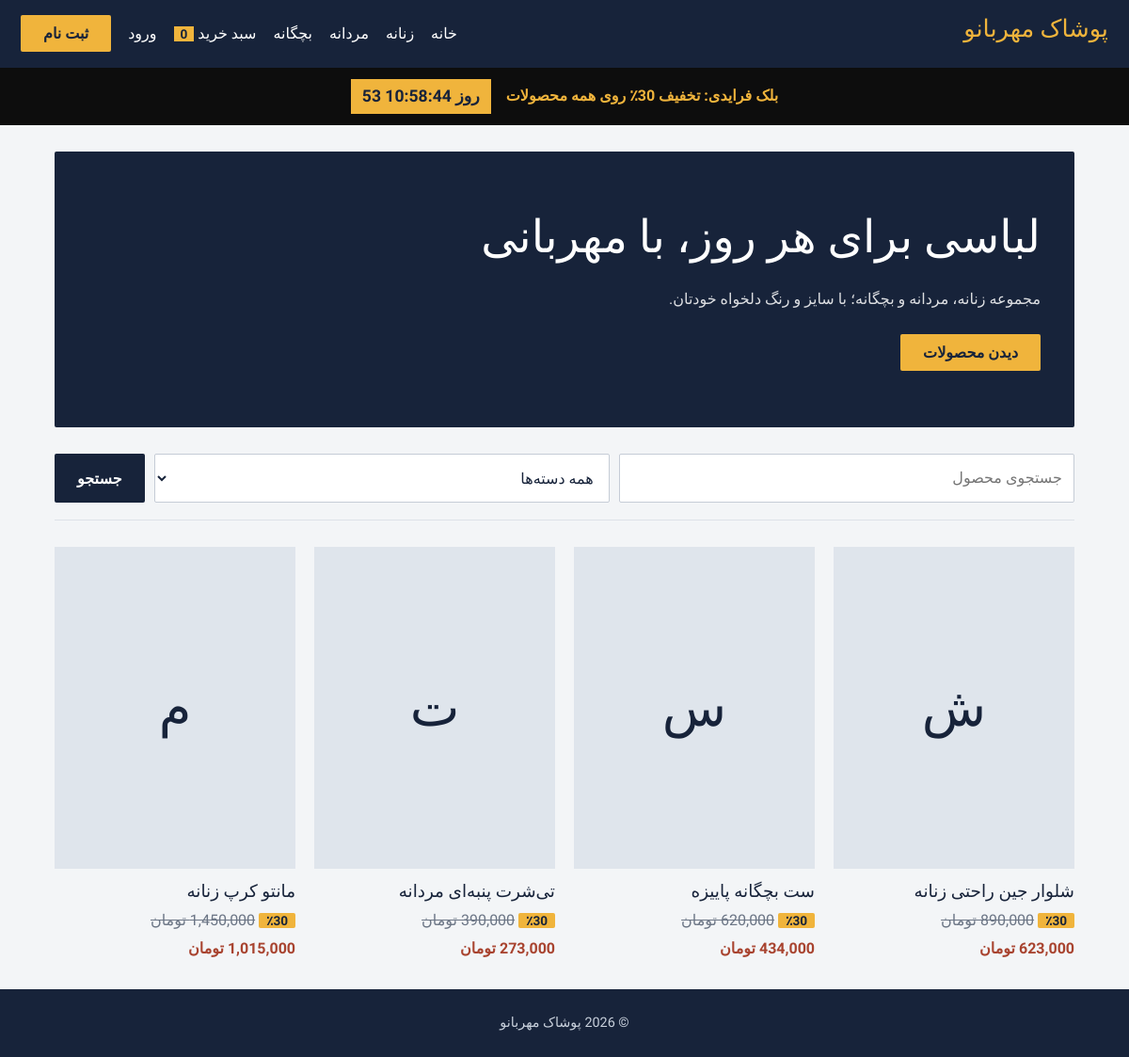
The page / on the database its author committed.
### tables this page shows
CREATE TABLE products (
  id INT AUTO_INCREMENT PRIMARY KEY,
  title VARCHAR(200) NOT NULL,
  category VARCHAR(50),
  description TEXT,
  price INT NOT NULL,
  discount_percent TINYINT DEFAULT 0,
  sizes VARCHAR(200),
  colors VARCHAR(200),
  stock INT DEFAULT 0,
  image VARCHAR(255) NULL,
  is_active TINYINT(1) DEFAULT 1,
  created_at TIMESTAMP DEFAULT CURRENT_TIMESTAMP
);

### includes/bootstrap.php (called while the page is built, shortened)
<?php
function db(): PDO {
    static $pdo;
    return $pdo ??= new PDO('mysql:host='.DB_HOST.';dbname='.DB_NAME.';charset=utf8mb4', DB_USER, DB_PASS, [
        PDO::ATTR_ERRMODE => PDO::ERRMODE_EXCEPTION,
        PDO::ATTR_DEFAULT_FETCH_MODE => PDO::FETCH_ASSOC,
        PDO::ATTR_EMULATE_PREPARES => false,
    ]);
}
function e($v): string { return htmlspecialchars((string)$v, ENT_QUOTES, 'UTF-8'); }
function money(int $n): string { return number_format($n).' تومان'; }
function current_user(): ?array {
    static $u = false;
    if ($u === false) {
        $u = null;
    }
    return $u;
}
function setting(string $k): ?string {
    $s = db()->prepare('SELECT v FROM settings WHERE k=?'); $s->execute([$k]);
    $v = $s->fetchColumn(); return $v === false ? null : $v;
}
function bf_percent(): int {
    static $pct = null;
    if ($pct === null) {
        $ends = setting('bf_ends');
        $on = setting('bf_active') === '1' && (!$ends || strtotime($ends) > time());
        $pct = $on ? (int)setting('bf_percent') : 0;
    }
    return $pct;
}
function unit_price(array $p): array {
    $pct = max((int)$p['discount_percent'], bf_percent());
    return ['final' => (int)round($p['price'] * (100 - $pct) / 100), 'percent' => $pct];
}
function cart(): array { return $_SESSION['cart'] ?? []; }

### index.php (the view, shortened to what this page needs)
<?php
require 'includes/bootstrap.php';
$q = trim($_GET['q'] ?? '');
$sql = 'SELECT * FROM products WHERE is_active=1'; $args = [];
$st = db()->prepare($sql.' ORDER BY id DESC'); $st->execute($args);
$products = $st->fetchAll();
include 'includes/header.php';
?>
<section class="hero">
  <h1>لباسی برای هر روز، با مهربانی</h1>
  <p>مجموعه زنانه، مردانه و بچگانه؛ با سایز و رنگ دلخواه خودتان.</p>
  <a class="btn btn-sm" href="#shop">دیدن محصولات</a>
</section>
<form class="search" method="get" id="shop">
  <input name="q" value="<?= e($q) ?>" placeholder="جستجوی محصول">
  <select name="cat">
    <option value="">همه دسته‌ها</option>
  </select>
  <button class="btn">جستجو</button>
</form>
<div class="grid">
<?php foreach ($products as $p): $pr = unit_price($p); ?>
  <a class="card" href="product.php?id=<?= $p['id'] ?>">
    <div class="thumb">
      <?php if ($p['image']): ?><img src="<?= e($p['image']) ?>" alt=""><?php else: ?><?= e(mb_substr($p['title'], 0, 1)) ?><?php endif; ?>
    </div>
    <div class="info">
      <h3><?= e($p['title']) ?></h3>
      <?php if ($pr['percent']): ?><span class="badge">٪<?= $pr['percent'] ?></span> <del><?= money((int)$p['price']) ?></del><br><?php endif; ?>
      <span class="price"><?= money($pr['final']) ?></span>
    </div>
  </a>
<?php endforeach; ?>
</div>
<?php include 'includes/footer.php'; ?>

### includes/header.php (shortened to what this page needs)
<?php
$base ??= '';
$user = current_user();
$bf = bf_percent();
$endMs = (int)strtotime((string)setting('bf_ends')) * 1000;
?>
<!DOCTYPE html>
<html lang="fa" dir="rtl">
<head>
<link rel="stylesheet" href="<?= $base ?>assets/css/style.css">
</head>
<body<?= $base ? ' class="admin"' : '' ?>>
<header class="topbar">
  <a class="logo" href="<?= $base ?>index.php"><?= e(SITE_NAME) ?></a>
  <nav>
    <a href="<?= $base ?>index.php">خانه</a>
    <?php foreach (['زنانه', 'مردانه', 'بچگانه'] as $c): ?>
      <a href="<?= $base ?>index.php?cat=<?= urlencode($c) ?>"><?= $c ?></a>
    <?php endforeach; ?>
    <a class="cart" href="<?= $base ?>cart.php">سبد خرید <span><?= array_sum(cart()) ?></span></a>
    <?php if ($user): ?>
      <a href="<?= $base ?>account.php">حساب من</a>
      <?php if ($user['is_admin']): ?><a href="<?= $base ?>admin/index.php">پنل ادمین</a><?php endif; ?>
      <a href="<?= $base ?>auth.php?mode=logout">خروج</a>
    <?php else: ?>
      <a href="<?= $base ?>auth.php?mode=login">ورود</a>
      <a class="btn btn-sm" href="<?= $base ?>auth.php?mode=register">ثبت نام</a>
    <?php endif; ?>
  </nav>
</header>
<?php if ($bf): ?>
<div class="bf-banner">
  <span>بلک فرایدی: تخفیف <?= $bf ?>٪ روی همه محصولات</span>
  <?php if ($endMs): ?><span id="countdown" data-end="<?= $endMs ?>"></span><?php endif; ?>
</div>
<?php endif; ?>
<main class="container">

### includes/footer.php (shortened to what this page needs)
</main>
<footer class="footer">© <?= date('Y') ?> <?= e(SITE_NAME) ?></footer>
</body>
</html>

### assets/css/style.css (style rules this page uses)
:root { --ink:#17233a;--paper:#f3f5f7;--saffron:#f0b43c;--madder:#a8432f;--mute:#6b7585;--line:#dde2e8 }
* { box-sizing:border-box }
html { scroll-behavior:smooth }
body { margin:0;background:var(--paper);color:var(--ink);font:400 16px/1.9 Vazirmatn,Tahoma,sans-serif }
h1,h2,h3,.logo { font-family:Lalezar,Vazirmatn,sans-serif;font-weight:400;line-height:1.3;margin:0 0 .4em }
h1 { font-size:2.3rem }
h3 { font-size:1.15rem }
a { color:inherit;text-decoration:none }
.container { max-width:1120px;margin:0 auto;padding:28px 18px;min-height:70vh }
.topbar { background:var(--ink);color:#fff;display:flex;justify-content:space-between;align-items:center;flex-wrap:wrap;gap:12px;padding:14px 22px;position:sticky;top:0;z-index:10 }
.logo { font-size:1.6rem;color:var(--saffron) }
nav { display:flex;gap:18px;flex-wrap:wrap;align-items:center }
.cart span { background:var(--saffron);color:var(--ink);padding:0 7px;font-weight:700;font-size:.85rem }
.btn { display:inline-block;background:var(--ink);color:#fff;border:0;border-radius:2px;padding:10px 24px;font:700 1rem Vazirmatn,sans-serif;cursor:pointer }
.btn-sm { background:var(--saffron);color:var(--ink) }
.bf-banner { background:#0d0d0d;color:var(--saffron);display:flex;justify-content:center;align-items:center;gap:16px;flex-wrap:wrap;padding:12px;font-weight:700 }
#countdown { background:var(--saffron);color:var(--ink);padding:2px 12px;direction:ltr;font-family:Lalezar,sans-serif;font-size:1.1rem }
.hero { background:var(--ink);color:#fff;padding:60px 36px;border-radius:2px }
.hero h1 { font-size:3rem;max-width:14em;color:#fff }
.hero p { max-width:34em;opacity:.85;margin-bottom:22px }
.search { display:flex;gap:10px;margin:28px 0;flex-wrap:wrap;border-bottom:1px solid var(--line);padding-bottom:18px }
.search input,.search select { flex:1;min-width:180px }
input,select,textarea { font:inherit;padding:10px 12px;border:1px solid #c5ccd6;border-radius:2px;background:#fff;color:inherit;width:100% }
.grid { display:grid;grid-template-columns:repeat(auto-fill,minmax(230px,1fr));gap:30px 20px }
.thumb { aspect-ratio:3/4;background:#dfe5ec;display:flex;align-items:center;justify-content:center;font-family:Lalezar,sans-serif;font-size:3.5rem;overflow:hidden;margin-bottom:12px }
.info h3 { margin-bottom:4px }
.price { font-weight:700;color:var(--madder) }
del { color:var(--mute);margin-left:6px }
.badge { background:var(--saffron);color:var(--ink);font-weight:700;padding:0 8px;font-size:.85rem;border-radius:2px }
.footer { background:var(--ink);color:#c9d1dc;text-align:center;padding:22px;font-size:.9rem }

### rows shown on the page
products: title "ش", title "شلوار جین راحتی زنانه", percent "30", price "890,000 تومان", final "623,000 تومان"
products: title "س", title "ست بچگانه پاییزه", percent "30", price "620,000 تومان", final "434,000 تومان"
products: title "ت", title "تی‌شرت پنبه‌ای مردانه", percent "30", price "390,000 تومان", final "273,000 تومان"
products: title "م", title "مانتو کرپ زنانه", percent "30", price "1,450,000 تومان", final "1,015,000 تومان"

### other values the page prints
SITE_NAME "پوشاک مهربانو"
$c "زنانه"
$c "مردانه"
$c "بچگانه"
array_sum(cart()) "0"
$bf "30"
